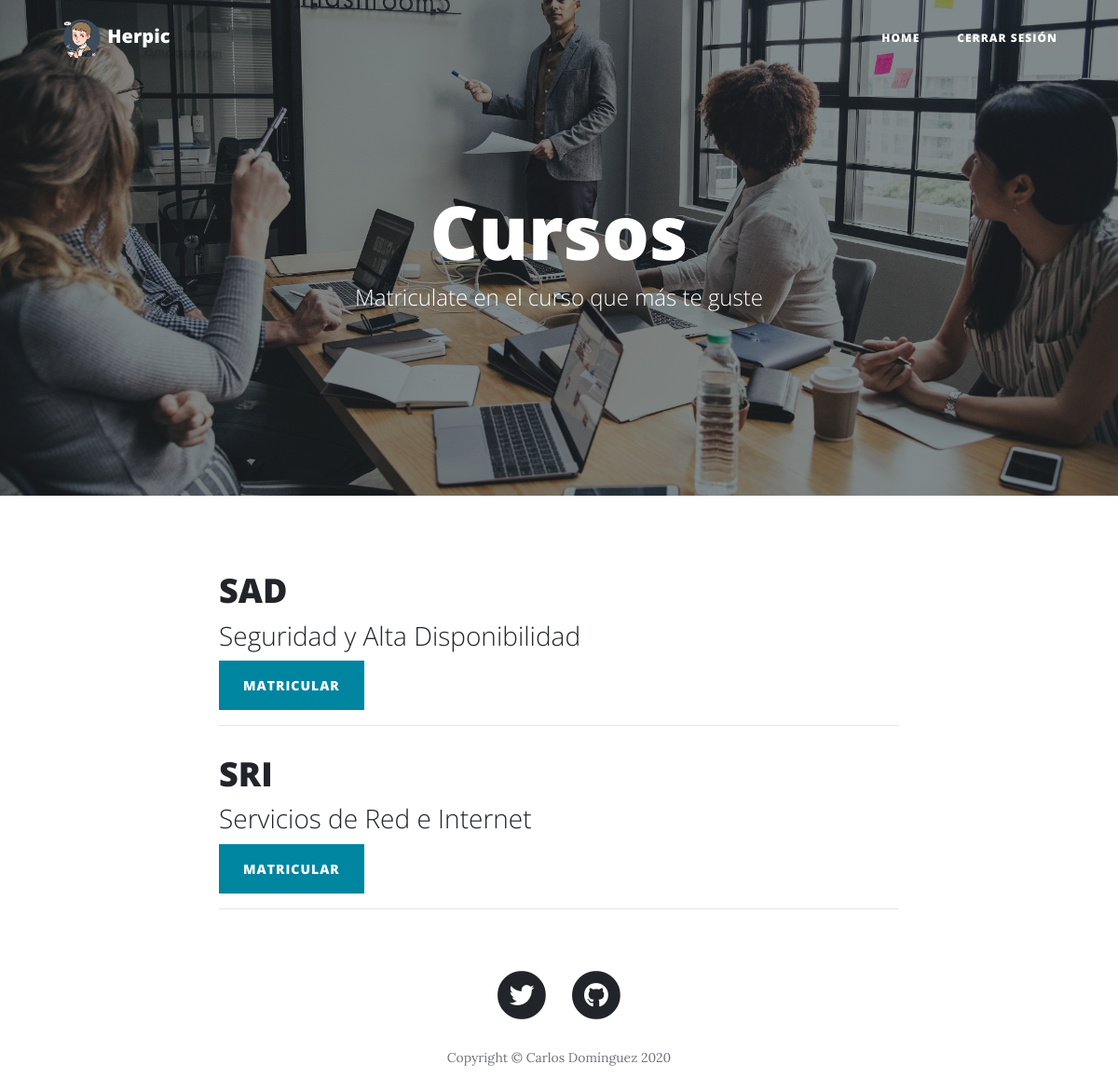
Page /alumnos/cursos.php (signed in) on the committed database.
### tables this page shows
CREATE TABLE `cursos` (
  `id` int(11) NOT NULL,
  `nombre` varchar(50) NOT NULL,
  `descripcion` varchar(255) NOT NULL
);

### alumnos/cursos.php (the view, shortened to what this page needs)
<?php session_start();
  $usu = $_SESSION['usuario'];
?>
<!DOCTYPE html>
<html lang="en">
<head>
  <link href="../vendor/bootstrap/css/bootstrap.min.css" rel="stylesheet">
  <link href="../vendor/fontawesome-free/css/all.min.css" rel="stylesheet" type="text/css">
  <link href="../css/clean-blog.min.css" rel="stylesheet">
</head>
<body>
  <nav class="navbar navbar-expand-lg navbar-light fixed-top" id="mainNav">
    <div class="container">
      <a class="navbar-brand" href="../index.php"><img src="../img/logo.png" height="45" width="45"> Herpic</a>
      <div class="collapse navbar-collapse" id="navbarResponsive">
        <ul class="navbar-nav ml-auto">
          <li class="nav-item">
            <a class="nav-link" href="alumno.php">Home</a>
          </li>
          <li class="nav-item">
            <a class="nav-link" href="../logout.php">CERRAR SESIÓN</a>
          </li>
        </ul>
      </div>
    </div>
  </nav>
  <header class="masthead" style="background-image: url('../img/cursos.jpg')">
    <div class="overlay"></div>
    <div class="container">
      <div class="row">
        <div class="col-lg-8 col-md-10 mx-auto">
          <div class="site-heading">
            <h1>Cursos</h1>
            <span class="subheading">Matriculate en el curso que más te guste</span>
          </div>
        </div>
      </div>
    </div>
  </header>
 <?php
    $conn = mysqli_connect('localhost', 'root', '1234', 'herpic');
    $consultaalumno = mysqli_query($conn, "SELECT id FROM alumnos WHERE usuario='$usu'");
    $idalumno = mysqli_fetch_array($consultaalumno);
    $consulta_curso_alumno = mysqli_query($conn, "SELECT idcurso FROM alumnos_cursos WHERE idalumno='$idalumno[id]'");
    $cursos_matriculados = array('0');
    while ($curso_alumno = mysqli_fetch_array($consulta_curso_alumno)) {
      array_push($cursos_matriculados, $curso_alumno['idcurso']);
    }
    $mostar_cursos = mysqli_query($conn, "SELECT id, nombre, descripcion FROM cursos WHERE id NOT IN (".implode(",",$cursos_matriculados).")") or die("No estás matriculado en ningún curso");
  ?>
  <div class="container">
    <div class="row">
      <div class="col-lg-8 col-md-10 mx-auto">
      <?php
        while ($curso = mysqli_fetch_array($mostar_cursos)){
          $idcurso = $curso['id'];
      ?>
      <div class="post-preview">
          <a>
            <h2 class="post-title">
              <?php
                echo $curso['nombre'];
              ?>
            </h2>
            <h3 class="post-subtitle">
              <?php
                echo $curso['descripcion'];
              ?>
            </h3>
          </a>
          <form action="matricular.php" method="POST">
              <div class="form-group">
                <button type="submit" class="btn btn-primary" id="sendMessageButton" name="matricular" value="<?php echo $idcurso ?>">Matricular</button>
              </div>
            </form>
        </div>
        <hr>
      <?php
      }
      ?>
  <footer>
    <div class="container">
      <div class="row">
        <div class="col-lg-8 col-md-10 mx-auto">
          <ul class="list-inline text-center">
            <li class="list-inline-item">
              <a href="https://twitter.com/Herpico">
                <span class="fa-stack fa-lg">
                  <i class="fas fa-circle fa-stack-2x"></i>
                  <i class="fab fa-twitter fa-stack-1x fa-inverse"></i>
                </span>
              </a>
            </li>
            <li class="list-inline-item">
              <a href="https://github.com/Carlos-DR/ProyectoPASIR">
                <span class="fa-stack fa-lg">
                  <i class="fas fa-circle fa-stack-2x"></i>
                  <i class="fab fa-github fa-stack-1x fa-inverse"></i>
                </span>
              </a>
            </li>
          </ul>
          <p class="copyright text-muted">Copyright &copy; Carlos Domínguez 2020</p>
        </div>
      </div>
    </div>
  </footer>
</body>
</html>

### rows in the picture
cursos: nombre "SAD", descripcion "Seguridad y Alta Disponibilidad", $idcurso 2 (drawn)
cursos: nombre "SRI", descripcion "Servicios de Red e Internet", $idcurso 3 (drawn)
